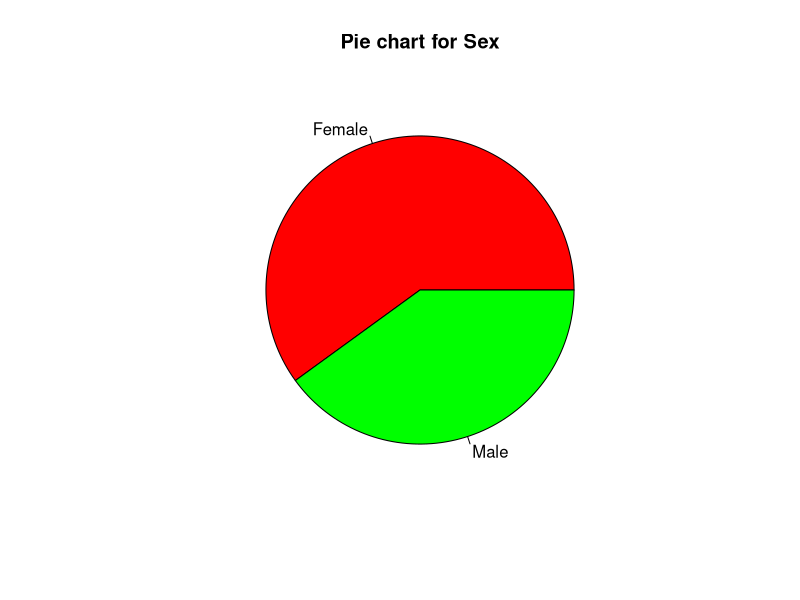
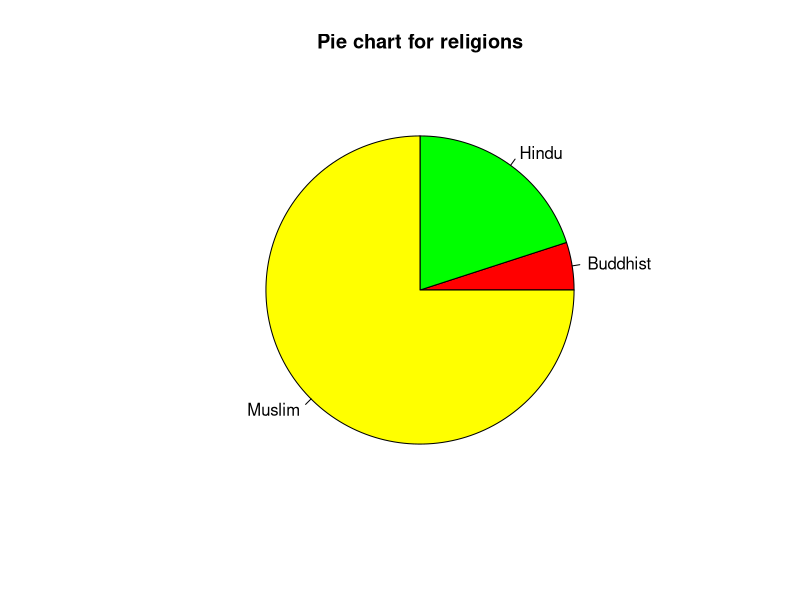
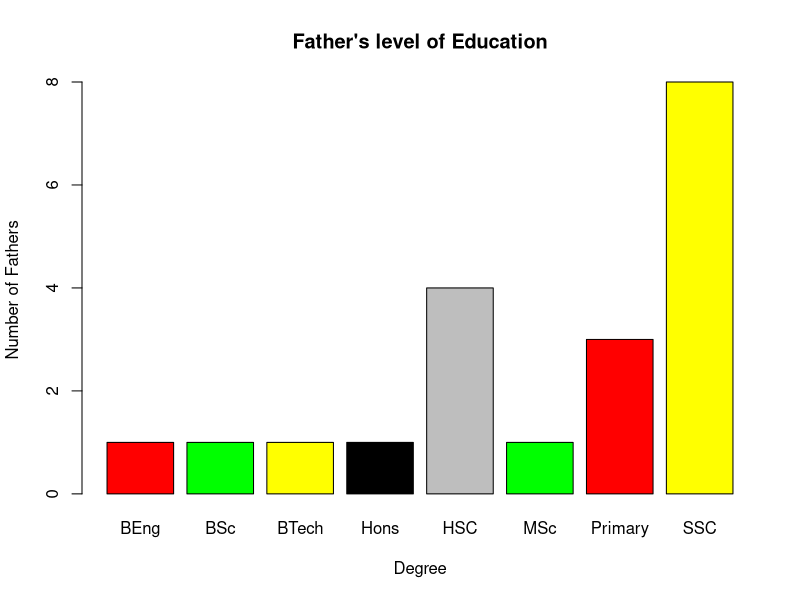
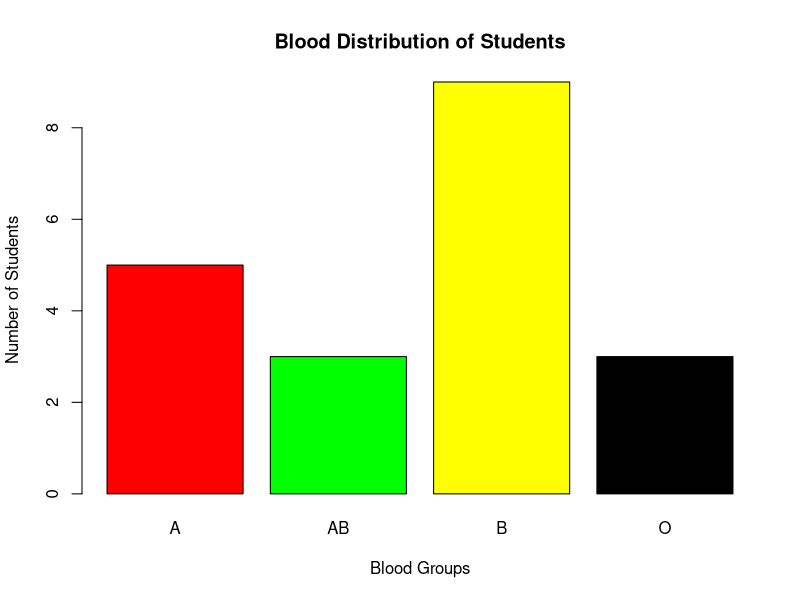

Write R code to recreate these figures, in order.

sex <-c("Male","Male","Female","Female","Female","Female","Male","Female","Female","Female","Female","Male","Male","Female","Female","Male","Female","Male","Male","Female")
religion<-c("Muslim","Hindu","Muslim","Muslim","Buddhist","Muslim","Muslim","Hindu","Muslim","Muslim","Hindu","Muslim","Muslim","Muslim","Muslim","Muslim","Muslim","Hindu","Muslim","Muslim")
edu<-c("BTech","BEng","MSc","BSc","Hons","Primary","Primary","Primary","HSC","HSC","HSC","HSC","SSC","SSC","SSC","SSC","SSC","SSC","SSC","SSC")
blood<-c("A","A","A","A","A","B","B","B","B","B","B","B","B","B","O","O","O","AB","AB","AB")

sex_frequency<-table(sex)
rel_frequency<-table(religion)
edu_frequency<-table(edu)
blood_frequency<-table(blood)

####### I ########
# Frequency distributions for the variables Sex, Religion, Fathers level of Education and Blood group
data.frame(sex_frequency)
data.frame(rel_frequency)
data.frame(edu_frequency)
data.frame(blood_frequency)

####### II ########
# Pie diagram for the variable sex and religion
pie(sex_frequency,main = "Pie chart for Sex",col = c("red","green"))
pie(rel_frequency, main = "Pie chart for religions",col = c("red","green","yellow"))

####### III ###########
# Bar diagram for the level of education and blood
barplot(edu_frequency,main = "Father's level of Education", xlab = "Degree",ylab = "Number of Fathers",col = c("red","green","yellow","black","gray","green","red","yellow"))
barplot(blood_frequency,main = "Blood Distribution of Students",xlab = "Blood Groups",ylab = "Number of Students", col = c("red","green","yellow","black"))
